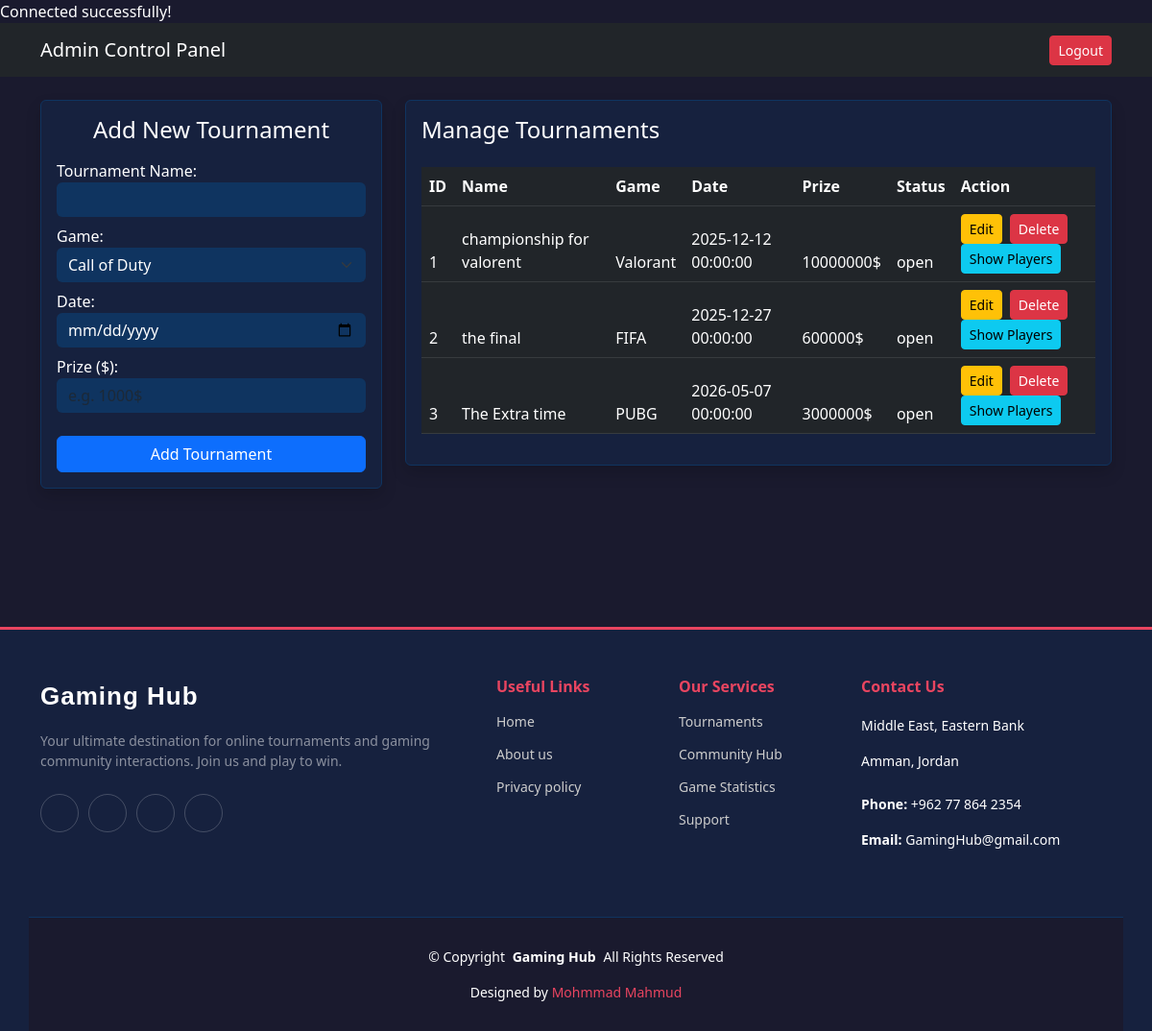
Screenshot of /admin_home.php (signed in) with the database file from the repository.
### tables this page shows
CREATE TABLE `tournaments` (
  `id` int(11) NOT NULL,
  `name` varchar(100) NOT NULL,
  `game_name` varchar(50) NOT NULL,
  `date` datetime NOT NULL,
  `prize` varchar(50) NOT NULL,
  `status` enum('open','closed') NOT NULL DEFAULT 'open'
);

### admin_home.php (the view, shortened to what this page needs)
<!DOCTYPE html>
<html lang="en">
<head>
    <link href="https://cdn.jsdelivr.net/npm/bootstrap@5.3.0/dist/css/bootstrap.min.css" rel="stylesheet">
</head>
<body>
    <?php
include("connect.php");
?>
<nav class="navbar navbar-dark bg-dark mb-4">
    <div class="container">
        <span class="navbar-brand">Admin Control Panel</span>
        <a href="login.php" class="btn btn-danger btn-sm">Logout</a>
    </div>
</nav>
<div class="container">
    <div class="row">
        <div class="col-md-4">
            <div class="card p-3 shadow">
                <h4 class="mb-3 text-center" style="color: #ffffff">Add New Tournament</h4>
                <form method="post">
                    <div class="mb-2" style="color: #ffffff">
                        <label>Tournament Name:</label>
                        <input type="text" name="name" class="form-control" required>
                    </div>
                    <div class="mb-2" style="color: #ffffff">
                        <label>Game:</label>
                        <select name="game_name" class="form-select">
                            <option value="Call of Duty">Call of Duty</option>
                        </select>
                    </div>
                    <div class="mb-2" style="color: #ffffff">
                        <label>Date:</label>
                        <input type="date" name="date" class="form-control" required>
                    </div>
                    <div class="mb-2" style="color: #ffffff">
                        <label>Prize ($):</label>
                        <input type="text" name="prize" class="form-control" placeholder="e.g. 1000$" required>
                    </div>
                    <button type="submit" name="b2" class="btn btn-primary w-100 mt-3">Add Tournament</button>
                </form>
            </div>
        </div>
        <div class="col-md-8">
            <div class="card p-3 shadow" style="color: #ffffff">
                <h4>Manage Tournaments</h4>
                <table class="table table-dark table-hover mt-3">
                    <thead>
                        <tr>
                            <th>ID</th>
                            <th>Name</th>
                            <th>Game</th>
                            <th>Date</th>
                            <th>Prize</th>
                            <th>Status</th>
                            <th>Action</th>
                        </tr>
                        <?php
                         $sql2 = "SELECT * FROM tournaments ORDER BY id ";
               $result2 = mysqli_query($conn, $sql2);
                while ($row = mysqli_fetch_assoc($result2)) {
                           echo "<tr>";
                 echo "<td>" . $row['id'] . "</td>";
                     echo "<td>" . $row['name'] . "</td>";
                   echo "<td>" . $row['game_name'] . "</td>";
                          echo "<td>" . $row['date'] . "</td>";
                          echo "<td>" . $row['prize'] . "</td>";
                        echo "<td>" . $row['status'] . "</td>";
                       echo "<td>";
                           echo "<a href='edit_tournament.php?id=".$row['id']."' class='btn btn-warning btn-sm me-2'>Edit</a>";
                      echo "<a href='admin_home.php?delete_id=".$row['id']."' onclick='return confirm(\"Sure?\")' class='btn btn-danger btn-sm me-2'>Delete</a>";
                       echo "<a href='view_registrations.php?id=".$row['id']."' class='btn btn-info btn-sm'>Show Players</a>";
                          echo "</td>";
                        }
                        ?>
                    </thead>
                </table>
            </div>
        </div>
    </div>
</div>
<br><br>
<br><br>
<br><br>
 <?php include('footer.php'); ?>
</body>
</html>

### admin_home.php (style rules this page uses)
body { background-color: #1a1a2e; color: #fff; }
.card { background-color: #16213e; border: 1px solid #0f3460; }
.form-control, .form-select { background-color: #0f3460; border: none; color: white; }

### rows the page displays
tournaments: id "1", name "championship for valorent", game_name "Valorant", date "2025-12-12 00:00:00", prize "10000000$", status "open"
tournaments: id "2", name "the final", game_name "FIFA", date "2025-12-27 00:00:00", prize "600000$", status "open"
tournaments: id "3", name "The Extra time", game_name "PUBG", date "2026-05-07 00:00:00", prize "3000000$", status "open"
